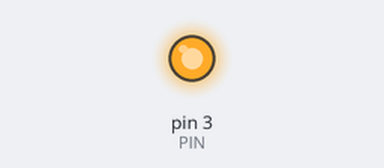
Recording of a sketch running on a simulated Arduino Uno, built with avr-gcc and run on an emulated ATmega328P. Parts: output pins drawn as LEDs (lit = HIGH).

Above: at 0.1 s.
Timing chart, 0 to 1.6 s (numbered marks = the images above):
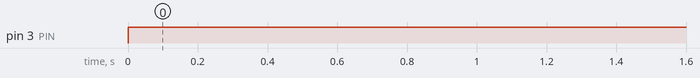

The sketch:

basic_motor.ino
```cpp
int PIN=3;

void setup() {
  // put your setup code here, to run once:
  pinMode(PIN,OUTPUT);
}

void loop() {
  // put your main code here, to run repeatedly:
  digitalWrite(PIN,HIGH);
  delay(5000);


}
```

Measured:
- by itself, pin 3 (PIN): LOW → HIGH at 0.00 s
